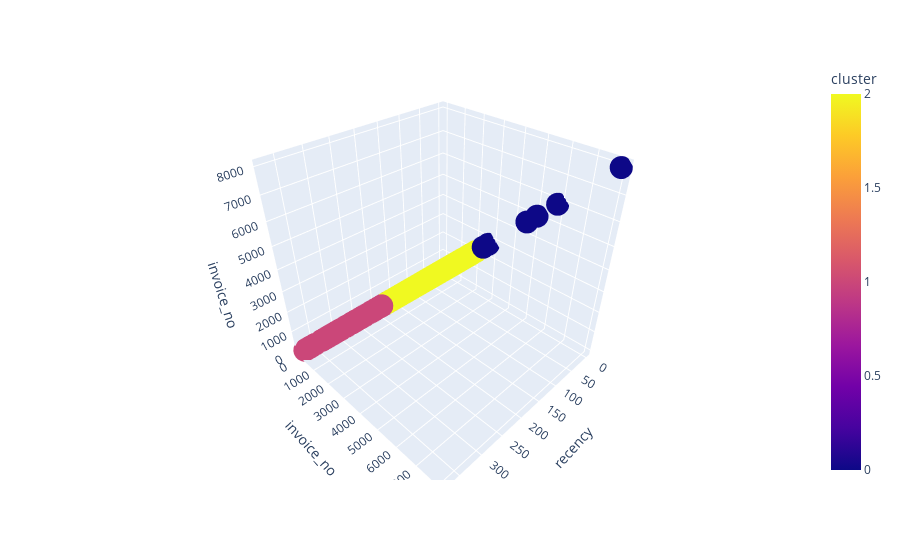

Notebook source saved alongside this figure:
### Markdown cell above
## 9.1.Visualizantion Inspection

### Code cell
fig = px.scatter_3d(df9, x='recency', y='invoice_no', z='invoice_no', color='cluster')
fig.show()

### Figure 1 — Plotly figure (JSON) as saved in the notebook; plotly's stock layout.template omitted (floating-point values rounded to 4 significant figures; data arrays with more than 128 entries replaced by an {"elided": "..."} marker saying what was removed)
{"data": [{"hovertemplate": "recency=%{x}<br>invoice_no=%{z}<br>cluster=%{marker.color}<extra></extra>", "legendgroup": "", "marker": {"color": {"elided": "4372 int values"}, "coloraxis": "coloraxis", "symbol": "circle"}, "mode": "markers", "name": "", "scene": "scene", "showlegend": false, "type": "scatter3d", "x": {"elided": "4372 int values"}, "y": {"elided": "4372 int values"}, "z": {"elided": "4372 int values"}}], "layout": {"coloraxis": {"colorbar": {"title": {"text": "cluster"}}, "colorscale": [[0, "#0d0887"], [0.1111, "#46039f"], [0.2222, "#7201a8"], [0.3333, "#9c179e"], [0.4444, "#bd3786"], [0.5556, "#d8576b"], [0.6667, "#ed7953"], [0.7778, "#fb9f3a"], [0.8889, "#fdca26"], [1, "#f0f921"]]}, "legend": {"tracegroupgap": 0}, "margin": {"t": 60}, "scene": {"domain": {"x": [0, 1], "y": [0, 1]}, "xaxis": {"title": {"text": "recency"}}, "yaxis": {"title": {"text": "invoice_no"}}, "zaxis": {"title": {"text": "invoice_no"}}}}}
